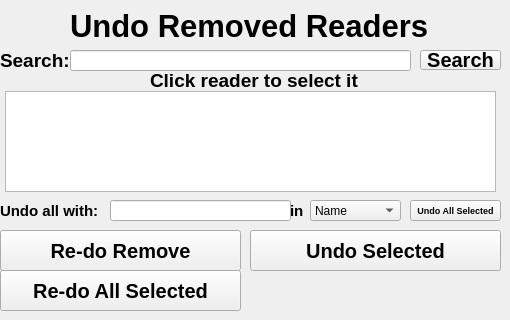
     <widget class="QWidget" name="page_13">
      <widget class="QLabel" name="labelTitle_undoreaders">
       <property name="geometry">
        <rect>
         <x>70</x>
         <y>0</y>
         <width>371</width>
         <height>51</height>
        </rect>
       </property>
       <property name="font">
        <font>
         <pointsize>23</pointsize>
         <bold>true</bold>
        </font>
       </property>
       <property name="text">
        <string>Undo Removed Readers</string>
       </property>
      </widget>
     <widget class="QLineEdit" name="txtValue_undoreaders">
      <property name="geometry">
       <rect>
        <x>110</x>
        <y>200</y>
        <width>181</width>
        <height>21</height>
       </rect>
      </property>
      <property name="font">
       <font>
        <pointsize>9</pointsize>
        <bold>true</bold>
       </font>
      </property>
     </widget>
     <widget class="QLabel" name="labelHint_undoreaders">
      <property name="geometry">
       <rect>
        <x>150</x>
        <y>70</y>
        <width>241</width>
        <height>21</height>
       </rect>
      </property>
      <property name="font">
       <font>
        <pointsize>14</pointsize>
        <bold>true</bold>
       </font>
      </property>
      <property name="text">
       <string>Click reader to select it</string>
      </property>
     </widget>
     <widget class="QLabel" name="labelSearch_undoreaders">
      <property name="geometry">
       <rect>
        <x>0</x>
        <y>50</y>
        <width>71</width>
        <height>21</height>
       </rect>
      </property>
      <property name="font">
       <font>
        <pointsize>14</pointsize>
        <bold>true</bold>
       </font>
      </property>
      <property name="text">
       <string>Search:</string>
      </property>
     </widget>
     <widget class="QLineEdit" name="txtSearch_undoreaders">
      <property name="geometry">
       <rect>
        <x>70</x>
        <y>50</y>
        <width>341</width>
        <height>21</height>
       </rect>
      </property>
      <property name="font">
       <font>
        <pointsize>14</pointsize>
        <bold>true</bold>
       </font>
      </property>
      <property name="text">
       <string/>
      </property>
     </widget>
     <widget class="QPushButton" name="btnRedoRemove_undoreaders">
      <property name="geometry">
       <rect>
        <x>0</x>
        <y>230</y>
        <width>241</width>
        <height>41</height>
       </rect>
      </property>
      <property name="font">
       <font>
        <pointsize>15</pointsize>
        <bold>true</bold>
       </font>
      </property>
      <property name="text">
       <string>Re-do Remove</string>
      </property>
     </widget>
     <widget class="QPushButton" name="btnUndoSelected_undoreaders">
      <property name="geometry">
       <rect>
        <x>250</x>
        <y>230</y>
        <width>251</width>
        <height>41</height>
       </rect>
      </property>
      <property name="font">
       <font>
        <pointsize>15</pointsize>
        <bold>true</bold>
       </font>
      </property>
      <property name="text">
       <string>Undo Selected</string>
      </property>
     </widget>
     <widget class="QPushButton" name="btnSearch_undoreaders">
      <property name="geometry">
       <rect>
        <x>420</x>
        <y>50</y>
        <width>81</width>
        <height>20</height>
       </rect>
      </property>
      <property name="font">
       <font>
        <pointsize>15</pointsize>
        <bold>true</bold>
       </font>
      </property>
      <property name="text">
       <string>Search</string>
      </property>
     </widget>
     <widget class="QPushButton" name="btnUndoAll_undoreaders">
      <property name="geometry">
       <rect>
        <x>410</x>
        <y>200</y>
        <width>91</width>
        <height>21</height>
       </rect>
      </property>
      <property name="font">
       <font>
        <pointsize>7</pointsize>
        <bold>true</bold>
       </font>
      </property>
      <property name="text">
       <string>Undo All Selected</string>
      </property>
     </widget>
     <widget class="QListWidget" name="lstSearch_undoreaders">
      <property name="geometry">
       <rect>
        <x>5</x>
        <y>91</y>
        <width>491</width>
        <height>101</height>
       </rect>
      </property>
     </widget>
     <widget class="QLabel" name="labelUndoAll_undoreaders">
      <property name="geometry">
       <rect>
        <x>0</x>
        <y>200</y>
        <width>111</width>
        <height>21</height>
       </rect>
      </property>
      <property name="font">
       <font>
        <pointsize>11</pointsize>
        <bold>true</bold>
       </font>
      </property>
      <property name="text">
       <string>Undo all with:</string>
      </property>
     </widget>
     <widget class="QLabel" name="labelIn_undoreaders">
      <property name="geometry">
       <rect>
        <x>290</x>
        <y>200</y>
        <width>16</width>
        <height>21</height>
       </rect>
      </property>
      <property name="font">
       <font>
        <pointsize>11</pointsize>
        <bold>true</bold>
       </font>
      </property>
      <property name="text">
       <string>in</string>
      </property>
     </widget>
     <widget class="QComboBox" name="cboValue_undoreaders">
      <property name="geometry">
       <rect>
        <x>310</x>
        <y>200</y>
        <width>91</width>
        <height>21</height>
       </rect>
      </property>
      <item>
       <property name="text">
        <string>Name</string>
       </property>
      </item>
      <item>
       <property name="text">
        <string>Surname</string>
       </property>
      </item>
      <item>
       <property name="text">
        <string>ID</string>
       </property>
      </item>
      <item>
       <property name="text">
        <string>Grade</string>
       </property>
      </item>
      <item>
       <property name="text">
        <string>Class</string>
       </property>
      </item>
     </widget>
     <widget class="QPushButton" name="btnRedoAllSelected_undoreaders">
      <property name="geometry">
       <rect>
        <x>0</x>
        <y>270</y>
        <width>241</width>
        <height>41</height>
       </rect>
      </property>
      <property name="font">
       <font>
        <pointsize>15</pointsize>
        <bold>true</bold>
       </font>
      </property>
      <property name="text">
       <string>Re-do All Selected</string>
      </property>
     </widget>
    </widget>
